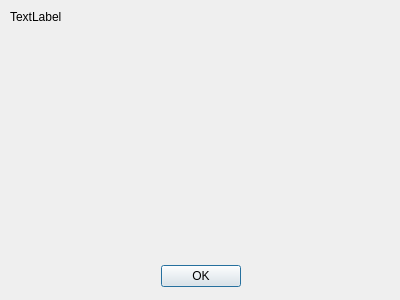
<?xml version="1.0" encoding="UTF-8"?>
<ui version="4.0">
 <class>COknoInstrukcje</class>
 <widget class="QDialog" name="COknoInstrukcje">
  <property name="geometry">
   <rect>
    <x>0</x>
    <y>0</y>
    <width>400</width>
    <height>300</height>
   </rect>
  </property>
  <property name="windowTitle">
   <string>Instrukcje</string>
  </property>
  <widget class="QDialogButtonBox" name="buttonBox">
   <property name="geometry">
    <rect>
     <x>30</x>
     <y>260</y>
     <width>341</width>
     <height>32</height>
    </rect>
   </property>
   <property name="orientation">
    <enum>Qt::Horizontal</enum>
   </property>
   <property name="standardButtons">
    <set>QDialogButtonBox::Ok</set>
   </property>
   <property name="centerButtons">
    <bool>true</bool>
   </property>
  </widget>
  <widget class="QLabel" name="label_tekst">
   <property name="geometry">
    <rect>
     <x>10</x>
     <y>10</y>
     <width>381</width>
     <height>251</height>
    </rect>
   </property>
   <property name="text">
    <string>TextLabel</string>
   </property>
   <property name="alignment">
    <set>Qt::AlignLeading|Qt::AlignLeft|Qt::AlignTop</set>
   </property>
   <property name="wordWrap">
    <bool>true</bool>
   </property>
  </widget>
 </widget>
 <resources/>
 <connections>
  <connection>
   <sender>buttonBox</sender>
   <signal>accepted()</signal>
   <receiver>COknoInstrukcje</receiver>
   <slot>accept()</slot>
   <hints>
    <hint type="sourcelabel">
     <x>248</x>
     <y>254</y>
    </hint>
    <hint type="destinationlabel">
     <x>157</x>
     <y>274</y>
    </hint>
   </hints>
  </connection>
  <connection>
   <sender>buttonBox</sender>
   <signal>rejected()</signal>
   <receiver>COknoInstrukcje</receiver>
   <slot>reject()</slot>
   <hints>
    <hint type="sourcelabel">
     <x>316</x>
     <y>260</y>
    </hint>
    <hint type="destinationlabel">
     <x>286</x>
     <y>274</y>
    </hint>
   </hints>
  </connection>
 </connections>
</ui>
